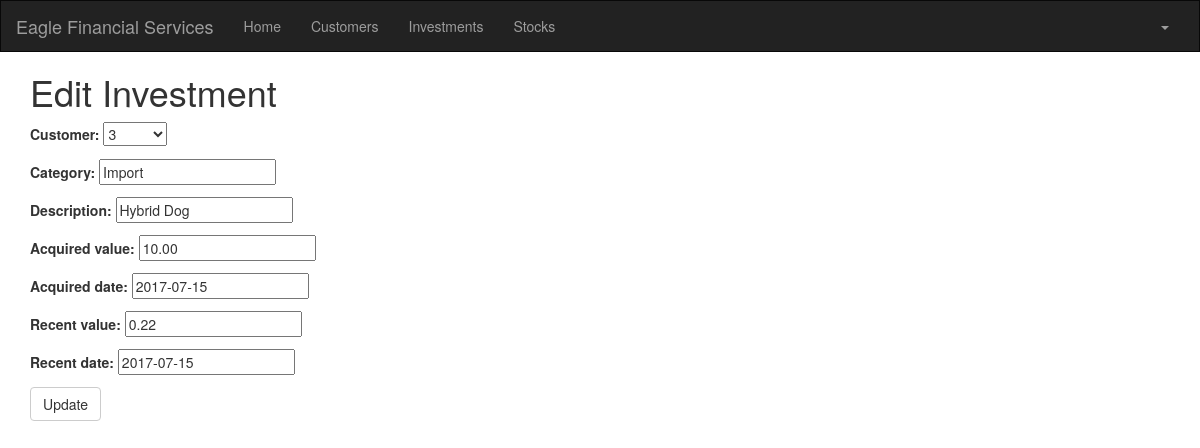
The page /investment/1/edit/ (signed in) on the database its author committed.
### portfolio/models.py (models this page shows, shortened)
class Investment(models.Model):
    customer = models.ForeignKey(Customer, related_name='investments')
    category = models.CharField(max_length=50)
    description = models.CharField(max_length=200)
    acquired_value = models.DecimalField(max_digits=10, decimal_places=2)
    acquired_date = models.DateField(default=timezone.now)
    recent_value = models.DecimalField(max_digits=10, decimal_places=2)
    recent_date = models.DateField(default=timezone.now, blank=True, null=True)

### portfolio/views.py (the view)
# urls.py: url(r'^investment/(?P<pk>\d+)/edit/$', views.investment_edit, name='investment_edit'),
@login_required
def investment_edit(request, pk):
   investment = get_object_or_404(Investment, pk=pk)
   if request.method == "POST":
       form = InvestmentForm(request.POST, instance=investment)
       if form.is_valid():
           investment = form.save()
           investment.updated_date = timezone.now()
           investment.save()
           investments = Investment.objects.filter(acquired_date__lte=timezone.now())
           return render(request, 'portfolio/investment_list.html', {'investments': investments})
   else:
       form = InvestmentForm(instance=investment)
   return render(request, 'portfolio/investment_edit.html', {'form': form})

### portfolio/forms.py
class InvestmentForm(forms.ModelForm):
    class Meta:
        model = Investment
        fields = (
            'customer', 'category', 'description', 'acquired_value', 'acquired_date', 'recent_value',
            'recent_date',)

### portfolio/models.py (called while the page is built)
    def __str__(self):
        return str(self.cust_number)

### portfolio/templates/portfolio/investment_edit.html
{% extends 'portfolio/base.html' %}
{% block content %}
    <h1>Edit Investment</h1>
    <form method="POST" class="investment-form">{% csrf_token %}
        {{ form.as_p }}
        <button type="submit" class="save btn btn-default">Update</button>
    </form>
{% endblock %}

### rows shown on the page
Investment: customer "3", category "Import", description "Hybrid Dog", acquired_value "10.00", acquired_date "2017-07-15", recent_value "0.22", recent_date "2017-07-15"
